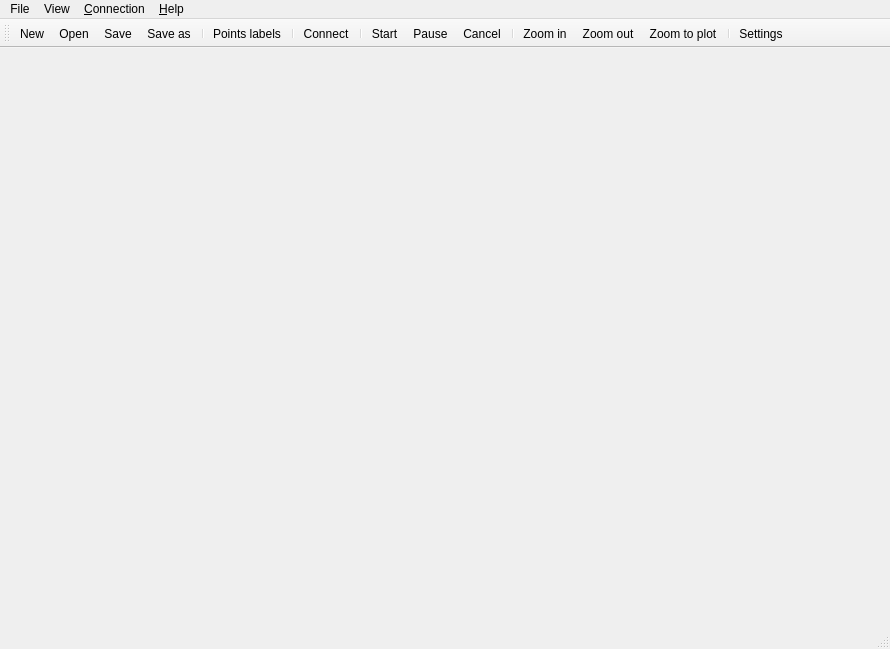
<?xml version="1.0" encoding="UTF-8"?>
<ui version="4.0">
 <class>MainWindow</class>
 <widget class="QMainWindow" name="MainWindow">
  <property name="geometry">
   <rect>
    <x>0</x>
    <y>0</y>
    <width>890</width>
    <height>649</height>
   </rect>
  </property>
  <property name="windowTitle">
   <string>MainWindow</string>
  </property>
  <widget class="QWidget" name="centralWidget">
   <layout class="QGridLayout" name="gridLayout">
    <item row="0" column="0">
     <widget class="QTabWidget" name="tbMain">
      <property name="tabShape">
       <enum>QTabWidget::Rounded</enum>
      </property>
      <property name="currentIndex">
       <number>-1</number>
      </property>
      <property name="elideMode">
       <enum>Qt::ElideMiddle</enum>
      </property>
      <property name="documentMode">
       <bool>true</bool>
      </property>
      <property name="tabsClosable">
       <bool>true</bool>
      </property>
      <property name="movable">
       <bool>true</bool>
      </property>
     </widget>
    </item>
   </layout>
  </widget>
  <widget class="QMenuBar" name="menuBar">
   <property name="geometry">
    <rect>
     <x>0</x>
     <y>0</y>
     <width>890</width>
     <height>21</height>
    </rect>
   </property>
   <widget class="QMenu" name="menuFile">
    <property name="title">
     <string>File</string>
    </property>
    <addaction name="action_New"/>
    <addaction name="action_Open"/>
    <addaction name="action_Save"/>
    <addaction name="action_Save_as"/>
    <addaction name="separator"/>
    <addaction name="action_Export_CSV"/>
    <addaction name="separator"/>
    <addaction name="action_Settings"/>
   </widget>
   <widget class="QMenu" name="menu_Connection">
    <property name="title">
     <string>&amp;Connection</string>
    </property>
    <widget class="QMenu" name="menuMeasure">
     <property name="title">
      <string>Measure</string>
     </property>
     <addaction name="action_Start_measure"/>
     <addaction name="action_Pause_measure"/>
     <addaction name="action_Cancel_measure"/>
    </widget>
    <addaction name="action_Connect"/>
    <addaction name="separator"/>
    <addaction name="menuMeasure"/>
   </widget>
   <widget class="QMenu" name="menuView">
    <property name="title">
     <string>View</string>
    </property>
    <addaction name="action_Zoom_in"/>
    <addaction name="action_Zoom_out"/>
    <addaction name="action_Zoom_to_screen"/>
    <addaction name="separator"/>
    <addaction name="action_Points_labels"/>
   </widget>
   <widget class="QMenu" name="menu_Help">
    <property name="title">
     <string>&amp;Help</string>
    </property>
    <addaction name="action_About"/>
   </widget>
   <addaction name="menuFile"/>
   <addaction name="menuView"/>
   <addaction name="menu_Connection"/>
   <addaction name="menu_Help"/>
  </widget>
  <widget class="QToolBar" name="mainToolBar">
   <attribute name="toolBarArea">
    <enum>TopToolBarArea</enum>
   </attribute>
   <attribute name="toolBarBreak">
    <bool>false</bool>
   </attribute>
   <addaction name="action_New"/>
   <addaction name="action_Open"/>
   <addaction name="action_Save"/>
   <addaction name="action_Save_as"/>
   <addaction name="separator"/>
   <addaction name="action_Points_labels"/>
   <addaction name="separator"/>
   <addaction name="action_Connect"/>
   <addaction name="separator"/>
   <addaction name="action_Start_measure"/>
   <addaction name="action_Pause_measure"/>
   <addaction name="action_Cancel_measure"/>
   <addaction name="separator"/>
   <addaction name="action_Zoom_in"/>
   <addaction name="action_Zoom_out"/>
   <addaction name="action_Zoom_to_screen"/>
   <addaction name="separator"/>
   <addaction name="action_Settings"/>
  </widget>
  <widget class="QStatusBar" name="statusBar"/>
  <action name="action_Open">
   <property name="icon">
    <iconset>
     <normaloff>:/more24/Open_24x24.png</normaloff>:/more24/Open_24x24.png</iconset>
   </property>
   <property name="text">
    <string>&amp;Open</string>
   </property>
   <property name="shortcut">
    <string>Ctrl+O</string>
   </property>
  </action>
  <action name="action_Save">
   <property name="icon">
    <iconset>
     <normaloff>:/more24/Save_24x24.png</normaloff>:/more24/Save_24x24.png</iconset>
   </property>
   <property name="text">
    <string>&amp;Save</string>
   </property>
   <property name="shortcut">
    <string>Ctrl+S</string>
   </property>
  </action>
  <action name="action_Save_as">
   <property name="icon">
    <iconset>
     <normaloff>:/more24/Copy_24x24.png</normaloff>:/more24/Copy_24x24.png</iconset>
   </property>
   <property name="text">
    <string>&amp;Save as</string>
   </property>
   <property name="shortcut">
    <string>Ctrl+Shift+S</string>
   </property>
  </action>
  <action name="action_New">
   <property name="icon">
    <iconset>
     <normaloff>:/more24/New_24x24.png</normaloff>:/more24/New_24x24.png</iconset>
   </property>
   <property name="text">
    <string>&amp;New</string>
   </property>
   <property name="shortcut">
    <string>Ctrl+N</string>
   </property>
  </action>
  <action name="action_Settings">
   <property name="icon">
    <iconset>
     <normaloff>:/more24/Settings_24x24.png</normaloff>:/more24/Settings_24x24.png</iconset>
   </property>
   <property name="text">
    <string>&amp;Settings</string>
   </property>
   <property name="toolTip">
    <string>Settings</string>
   </property>
  </action>
  <action name="action_Connect">
   <property name="icon">
    <iconset>
     <normaloff>:/24/lightning.png</normaloff>:/24/lightning.png</iconset>
   </property>
   <property name="text">
    <string>&amp;Connect</string>
   </property>
   <property name="toolTip">
    <string>Connect</string>
   </property>
  </action>
  <action name="action_Start_measure">
   <property name="icon">
    <iconset>
     <normaloff>:/more24/Play_24x24.png</normaloff>:/more24/Play_24x24.png</iconset>
   </property>
   <property name="text">
    <string>&amp;Start</string>
   </property>
   <property name="toolTip">
    <string>Start measure</string>
   </property>
   <property name="shortcut">
    <string>Ctrl+Return</string>
   </property>
  </action>
  <action name="action_Pause_measure">
   <property name="icon">
    <iconset>
     <normaloff>:/more24/Pause_24x24.png</normaloff>:/more24/Pause_24x24.png</iconset>
   </property>
   <property name="text">
    <string>&amp;Pause</string>
   </property>
   <property name="toolTip">
    <string>Pause measure</string>
   </property>
   <property name="shortcut">
    <string>Ctrl+Space</string>
   </property>
  </action>
  <action name="action_Cancel_measure">
   <property name="icon">
    <iconset>
     <normaloff>:/more24/Stop_24x24.png</normaloff>:/more24/Stop_24x24.png</iconset>
   </property>
   <property name="text">
    <string>&amp;Cancel</string>
   </property>
   <property name="toolTip">
    <string>Cancel measure</string>
   </property>
  </action>
  <action name="action_Zoom_out">
   <property name="icon">
    <iconset>
     <normaloff>:/more24/Zoom Out_24x24.png</normaloff>:/more24/Zoom Out_24x24.png</iconset>
   </property>
   <property name="text">
    <string>&amp;Zoom out</string>
   </property>
   <property name="toolTip">
    <string>Zoom out</string>
   </property>
   <property name="shortcut">
    <string>Ctrl+-</string>
   </property>
  </action>
  <action name="action_Zoom_in">
   <property name="icon">
    <iconset>
     <normaloff>:/more24/Zoom In_24x24.png</normaloff>:/more24/Zoom In_24x24.png</iconset>
   </property>
   <property name="text">
    <string>&amp;Zoom in</string>
   </property>
   <property name="toolTip">
    <string>Zoom in</string>
   </property>
   <property name="shortcut">
    <string>Ctrl+=</string>
   </property>
  </action>
  <action name="action_Zoom_to_screen">
   <property name="icon">
    <iconset>
     <normaloff>:/more24/Zoom To_Screen_24x24.png</normaloff>:/more24/Zoom To_Screen_24x24.png</iconset>
   </property>
   <property name="text">
    <string>&amp;Zoom to plot</string>
   </property>
   <property name="toolTip">
    <string>Zoom to plot</string>
   </property>
   <property name="shortcut">
    <string>Ctrl+0</string>
   </property>
  </action>
  <action name="action_Export_CSV">
   <property name="icon">
    <iconset>
     <normaloff>:/24/file-excel.png</normaloff>:/24/file-excel.png</iconset>
   </property>
   <property name="text">
    <string>&amp;Export CSV</string>
   </property>
   <property name="toolTip">
    <string>Export data to .csv</string>
   </property>
  </action>
  <action name="action_Points_labels">
   <property name="icon">
    <iconset>
     <normaloff>:/24/tag.png</normaloff>:/24/tag.png</iconset>
   </property>
   <property name="text">
    <string>&amp;Points labels</string>
   </property>
   <property name="toolTip">
    <string>Toogle points labels</string>
   </property>
   <property name="shortcut">
    <string>Ctrl+L</string>
   </property>
  </action>
  <action name="action_About">
   <property name="icon">
    <iconset>
     <normaloff>:/24/sign-info.png</normaloff>:/24/sign-info.png</iconset>
   </property>
   <property name="text">
    <string>&amp;About</string>
   </property>
   <property name="toolTip">
    <string>About application</string>
   </property>
  </action>
 </widget>
 <layoutdefault spacing="6" margin="11"/>
 <resources/>
 <connections/>
</ui>
